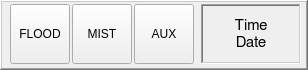
    <widget class="QFrame" name="f4_aux_control">
     <property name="geometry">
      <rect>
       <x>646</x>
       <y>698</y>
       <width>308</width>
       <height>70</height>
      </rect>
     </property>
     <property name="frameShape">
      <enum>QFrame::WinPanel</enum>
     </property>
     <property name="frameShadow">
      <enum>QFrame::Raised</enum>
     </property>
     <widget class="PushButton" name="pb_f4_aux">
      <property name="geometry">
       <rect>
        <x>134</x>
        <y>4</y>
        <width>60</width>
        <height>60</height>
       </rect>
      </property>
      <property name="text">
       <string>AUX</string>
      </property>
      <property name="checkable">
       <bool>true</bool>
      </property>
      <property name="true_python_cmd_string" stdset="0">
       <string/>
      </property>
      <property name="false_python_cmd_string" stdset="0">
       <string/>
      </property>
     </widget>
     <widget class="QLabel" name="lab_f4_time_date">
      <property name="geometry">
       <rect>
        <x>201</x>
        <y>4</y>
        <width>100</width>
        <height>60</height>
       </rect>
      </property>
      <property name="font">
       <font>
        <family>FreeSans</family>
        <pointsize>11</pointsize>
        <weight>50</weight>
        <bold>false</bold>
       </font>
      </property>
      <property name="frameShape">
       <enum>QFrame::WinPanel</enum>
      </property>
      <property name="frameShadow">
       <enum>QFrame::Sunken</enum>
      </property>
      <property name="text">
       <string>Time
Date</string>
      </property>
      <property name="alignment">
       <set>Qt::AlignCenter</set>
      </property>
      <property name="textInteractionFlags">
       <set>Qt::NoTextInteraction</set>
      </property>
     </widget>
     <widget class="PushButton" name="pb_f4_flood">
      <property name="geometry">
       <rect>
        <x>10</x>
        <y>4</y>
        <width>60</width>
        <height>60</height>
       </rect>
      </property>
      <property name="text">
       <string>FLOOD</string>
      </property>
      <property name="checkable">
       <bool>true</bool>
      </property>
      <property name="true_python_cmd_string" stdset="0">
       <string/>
      </property>
      <property name="false_python_cmd_string" stdset="0">
       <string/>
      </property>
     </widget>
     <widget class="PushButton" name="pb_f4_mist">
      <property name="geometry">
       <rect>
        <x>72</x>
        <y>4</y>
        <width>60</width>
        <height>60</height>
       </rect>
      </property>
      <property name="text">
       <string>MIST</string>
      </property>
      <property name="checkable">
       <bool>true</bool>
      </property>
      <property name="true_python_cmd_string" stdset="0">
       <string/>
      </property>
      <property name="false_python_cmd_string" stdset="0">
       <string/>
      </property>
     </widget>
    </widget>
